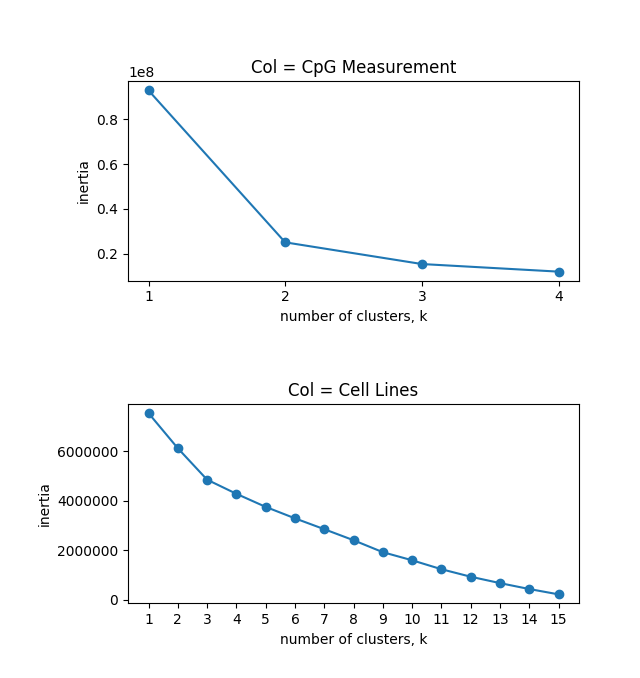

Source code (Python):
import pandas as pd
import matplotlib.pyplot as plt
from sklearn.cluster import KMeans


"""
First, we take in the data that was compiled using the limma, minfi, and Illumina packages from bioconductor in R. The
data is transposed to reflect that CpG island methylation statuses are the variables and the cell lines are the
observations of those variables.
"""

samples = pd.read_csv('/Users/ericprince/Desktop/EPN_850K_MethylationArray/msetsq.csv', header=0, index_col=0)


samples_t = pd.DataFrame.transpose(samples)

def inertias_fx(samples, k_range):

    inertias = []

    for k in k_range:
        model = KMeans(k)   # Create a KMeans with k clusters
        model.fit(samples)     # Fit the model to samples.
        inertias.append(model.inertia_)

    return inertias

plt.figure(1)

ks1 = range(1, 5)

plt.subplot(211)
plt.plot(ks1, inertias_fx(samples=samples, k_range=ks1), '-o')
plt.title('Col = CpG Measurement')
plt.xlabel('number of clusters, k')
plt.ylabel('inertia')
plt.xticks(ks1)

ks2 = range(1, 16)  # range can not end higher than 16, because there are only 16 different samples.

plt.subplot(212)
plt.plot(ks2, inertias_fx(samples=samples, k_range=ks2), '-o')
plt.title('Col = Cell Lines')
plt.xlabel('number of clusters, k')
plt.ylabel('inertia')
plt.xticks(ks2)

plt.show()
